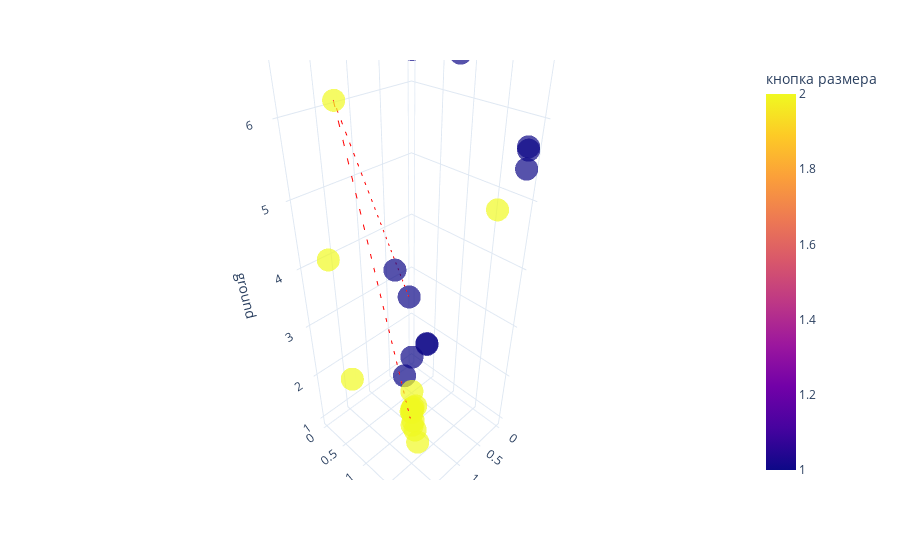

The cell this chart's notebook holds for it:
### Code cell
fig = px.scatter_3d(steps_df, x='coffee', y='size', z='ground', color='кнопка размера', opacity=0.7, color_discrete_sequence=px.colors.qualitative.Alphabet)
# this is best path, plot it as a  directional line in 3d
best_option = steps_df.iloc[prob.ibest_seq].drop_duplicates()
# Create the line plot
gradient = best_option.index

line_plot = px.line_3d(best_option, x='coffee', y='size', z='ground')
line_plot['data'][0]['line']['color'] = '#FF0000'
line_plot['data'][0]['line']['dash'] = 'dash'
fig.add_trace(line_plot.data[0])
fig.update_layout(title='')

fig.update_layout(template='plotly_white')

go.Figure(fig).show()

### Figure 1 — Plotly figure (JSON) as saved in the notebook; plotly's stock layout.template omitted (floating-point values rounded to 4 significant figures)
{"data": [{"hovertemplate": "coffee=%{x}<br>size=%{y}<br>ground=%{z}<br>кнопка размера=%{marker.color}<extra></extra>", "legendgroup": "", "marker": {"color": [1, 1, 2, 2, 2, 1, 2, 1, 1, 2, 2, 2, 1, 2, 2, 2, 2, 2, 1, 2, 1, 2, 2, 1, 1, 2, 2, 1, 2], "coloraxis": "coloraxis", "opacity": 0.7, "symbol": "circle"}, "mode": "markers", "name": "", "scene": "scene", "showlegend": false, "type": "scatter3d", "x": [0.4639, 0.7011, 1.857, 1.67, 1.564, 0.8555, 1.266, 1.15, 0.1688, 0.3043, 1.264, 1.258, 1.2, 1.225, 1.214, 1.165, 1.211, 1.175, 0.1845, 1.186, 0.1234, 1.164, 1.213, 0.7197, 2.0, 0.0, 2.0, 0.0, 0.0], "y": [0.4042, 1.023, 0.7836, 0.09786, 0.2285, 1.514, 1.272, 0.8352, 1.976, 1.755, 1.333, 1.388, 1.044, 1.21, 1.227, 1.245, 1.211, 1.204, 2.0, 1.21, 1.955, 1.165, 1.214, 1.038, 2.0, 0.0, 2.0, 0.0, 2.0], "z": [2.924, 2.489, 6.338, 4.052, 1.781, 6.727, 1.324, 3.994, 5.729, 4.916, 1.261, 1.004, 2.201, 1.554, 1.612, 1.665, 1.612, 1.283, 5.479, 1.62, 5.671, 1.44, 1.592, 2.527, 7.0, 6.823, 3.273, 1.0, 7.0]}, {"hovertemplate": "coffee=%{x}<br>size=%{y}<br>ground=%{z}<extra></extra>", "legendgroup": "", "line": {"color": "#FF0000", "dash": "dash"}, "marker": {"symbol": "circle"}, "mode": "lines", "name": "", "scene": "scene", "showlegend": false, "type": "scatter3d", "x": [0.4639, 1.857, 1.266], "y": [0.4042, 0.7836, 1.272], "z": [2.924, 6.338, 1.324]}], "layout": {"coloraxis": {"colorbar": {"title": {"text": "кнопка размера"}}, "colorscale": [[0.0, "#0d0887"], [0.1111, "#46039f"], [0.2222, "#7201a8"], [0.3333, "#9c179e"], [0.4444, "#bd3786"], [0.5556, "#d8576b"], [0.6667, "#ed7953"], [0.7778, "#fb9f3a"], [0.8889, "#fdca26"], [1.0, "#f0f921"]]}, "legend": {"tracegroupgap": 0}, "margin": {"t": 60}, "scene": {"domain": {"x": [0.0, 1.0], "y": [0.0, 1.0]}, "xaxis": {"title": {"text": "coffee"}}, "yaxis": {"title": {"text": "size"}}, "zaxis": {"title": {"text": "ground"}}}, "title": {"text": ""}}}
